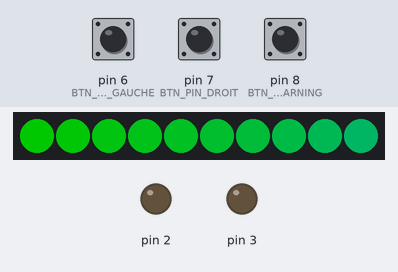
This sketch was run on a simulated Arduino Uno, built with avr-gcc and run on an emulated ATmega328P. Shown: 10 RGB LEDs in strip order, left to right, output pins drawn as LEDs (lit = HIGH). Dashed ring = blinking. Inputs (shaded band) come from the test bench; at power-on: pin 6 (BTN_PIN_GAUCHE) HIGH, pin 7 (BTN_PIN_DROIT) HIGH, pin 8 (BTN_PIN_WARNING) HIGH. Dim RGB values are drawn brighter than linear.

Above: at 1.7 s.
1.8 s: pin 6 (BTN_PIN_GAUCHE) pulled LOW for 0.15 s
At 2.2 s:
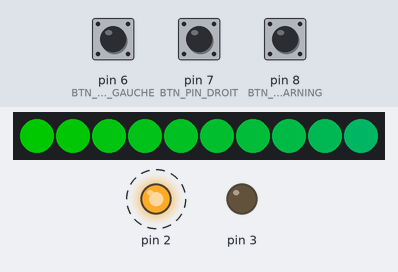
4.9 s: pin 6 (BTN_PIN_GAUCHE) pulled LOW for 1 s
At 6.6 s:
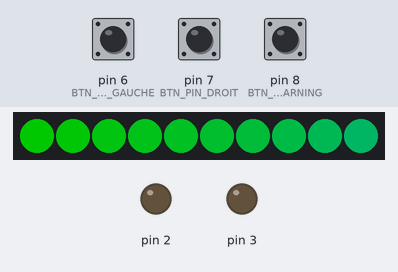
7.4 s: pin 7 (BTN_PIN_DROIT) pulled LOW for 3.2 s
At 7.8 s:
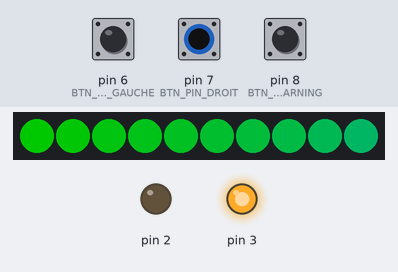
12.9 s: pin 7 (BTN_PIN_DROIT) pulled LOW for 1 s
At 13.6 s:
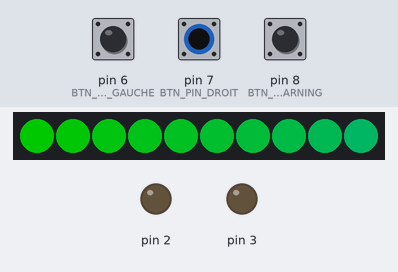
15.4 s: pin 8 (BTN_PIN_WARNING) pulled LOW for 0.15 s
At 15.8 s:
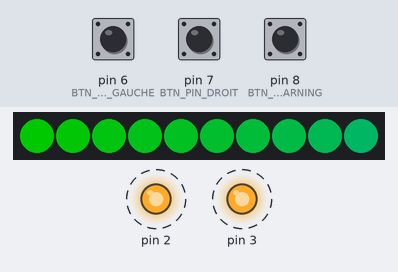
Timing chart, 0 to 19.5 s (numbered marks = the images above; inputs shaded):
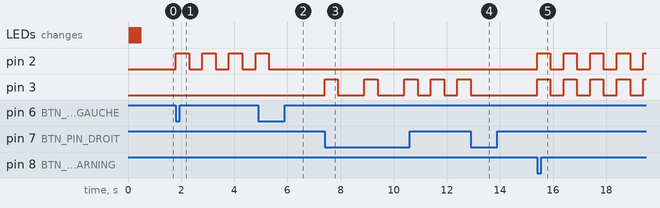

Measured:
- after the input at 1.8 s, pin 2: alternates HIGH for 0.50 s and LOW for 0.50 s, starting at once
- after the input at 4.9 s, pin 2: goes on until 5.3 s, then stays LOW
- after the input at 7.4 s, pin 3: LOW → HIGH at once, → LOW 0.50 s later, → HIGH 1.0 s later, → LOW 0.50 s later, … (9 changes in this stretch)
- after the input at 12.9 s, pin 3: goes on until 12.9 s, then stays LOW
- after the input at 15.4 s, pin 2, pin 3: alternates HIGH for 0.50 s and LOW for 0.50 s, starting at once

The sketch:

clignotant.ino
```cpp
#include <FastLED.h>
#define LED_PIN 5
#define NUM_LEDS 10
#define BTN_PIN_GAUCHE 6
#define BTN_PIN_DROIT 7
#define BTN_PIN_WARNING 8
int warning=0;
int gauche=0;
int droit=0;
CRGB leds[NUM_LEDS];


void setup(){
  pinMode(2,OUTPUT);
    pinMode(3,OUTPUT);
    pinMode(BTN_PIN_GAUCHE, INPUT_PULLUP);
        pinMode(BTN_PIN_DROIT, INPUT_PULLUP);
            pinMode(BTN_PIN_WARNING, INPUT_PULLUP);
  FastLED.addLeds<WS2812, LED_PIN, GRB>(leds, NUM_LEDS);
  FastLED.setMaxPowerInVoltsAndMilliamps(5, 500);
  FastLED.clear();
  FastLED.show();
     for (int i=0; i<NUM_LEDS; i++){
    leds[i] = CRGB(0, 255 - 10*i, 10*i );
    FastLED.setBrightness(100);
    FastLED.show();
    delay(50);
  }

}

void loop(){
   if(digitalRead(BTN_PIN_WARNING)==LOW && warning==0){
    warning=1;
  while(warning=1){
  digitalWrite(2,HIGH);
    digitalWrite(3,HIGH);
  delay(500);
  digitalWrite(2,LOW);
    digitalWrite(3,LOW);
  delay(500);
  if(digitalRead(BTN_PIN_WARNING)==LOW && warning==1 ){
    warning=0;
  digitalWrite(2,LOW);
    digitalWrite(3,LOW);
    delay(500);
    break;
  }
  }
   }
 else   if(digitalRead(BTN_PIN_GAUCHE)==LOW && gauche==0){
 gauche=1;
 while(gauche=1){
 digitalWrite(2,HIGH);
  delay(500);
  digitalWrite(2,LOW);
  delay(500);
  if(digitalRead(BTN_PIN_GAUCHE)==LOW && gauche==1){
 gauche=0;
  digitalWrite(2,LOW);
  delay(500);
  break;
  }
 }


   }
else     if(digitalRead(BTN_PIN_DROIT)==LOW && droit==0){
  droit=1;
  while(droit=1){
 digitalWrite(3,HIGH);
  delay(500);
  digitalWrite(3,LOW);
  delay(500);
if(digitalRead(BTN_PIN_DROIT)==LOW && droit==1){
droit=0;
  digitalWrite(3,LOW);
  delay(500);
break;
   }   }
}


}
```
